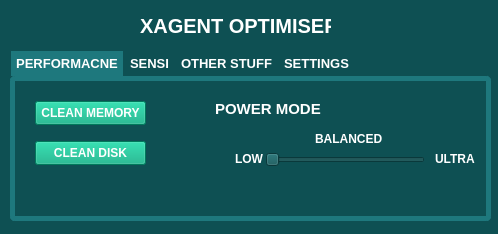
<?xml version="1.0" encoding="UTF-8"?>
<ui version="4.0">
 <class>MainWindow</class>
 <widget class="QMainWindow" name="MainWindow">
  <property name="geometry">
   <rect>
    <x>0</x>
    <y>0</y>
    <width>498</width>
    <height>234</height>
   </rect>
  </property>
  <property name="font">
   <font>
    <pointsize>11</pointsize>
   </font>
  </property>
  <property name="windowTitle">
   <string>MainWindow</string>
  </property>
  <property name="styleSheet">
   <string notr="true">background-color: rgb(14, 80, 83);</string>
  </property>
  <widget class="QWidget" name="centralwidget">
   <widget class="QLabel" name="label">
    <property name="geometry">
     <rect>
      <x>140</x>
      <y>10</y>
      <width>191</width>
      <height>31</height>
     </rect>
    </property>
    <property name="font">
     <font>
      <pointsize>15</pointsize>
      <bold>true</bold>
     </font>
    </property>
    <property name="styleSheet">
     <string notr="true">color: rgb(255, 255, 255);</string>
    </property>
    <property name="text">
     <string>XAGENT OPTIMISER</string>
    </property>
   </widget>
   <widget class="QTabWidget" name="tabWidget">
    <property name="geometry">
     <rect>
      <x>10</x>
      <y>50</y>
      <width>481</width>
      <height>171</height>
     </rect>
    </property>
    <property name="font">
     <font>
      <pointsize>10</pointsize>
      <bold>true</bold>
     </font>
    </property>
    <property name="whatsThis">
     <string>&lt;html&gt;&lt;head/&gt;&lt;body&gt;&lt;p&gt;&lt;br/&gt;&lt;/p&gt;&lt;/body&gt;&lt;/html&gt;</string>
    </property>
    <property name="styleSheet">
     <string notr="true">QTabBar::tab {
	border-color: rgb(0, 0, 0);
	border-color: rgb(0, 0, 0);
    background: rgb(14, 80, 83);
    color: white;
    padding: 5px;
    border: 1px solid #0E5053;
    border-bottom: none;
}

QTabBar::tab:selected {
    background: rgb(30, 120, 125);
    color: white;
}
QTabWidget::pane {
    border: 5px solid rgb(30, 120, 125); 
    border-radius: 5px;  
}
</string>
    </property>
    <property name="currentIndex">
     <number>0</number>
    </property>
    <widget class="QWidget" name="tab">
     <property name="font">
      <font>
       <pointsize>10</pointsize>
      </font>
     </property>
     <attribute name="title">
      <string>PERFORMACNE</string>
     </attribute>
     <widget class="QPushButton" name="pushButton">
      <property name="geometry">
       <rect>
        <x>20</x>
        <y>20</y>
        <width>111</width>
        <height>24</height>
       </rect>
      </property>
      <property name="font">
       <font>
        <bold>true</bold>
       </font>
      </property>
      <property name="styleSheet">
       <string notr="true">background-color: rgb(0, 170, 127);
color: rgb(255, 255, 255);</string>
      </property>
      <property name="text">
       <string>CLEAN MEMORY</string>
      </property>
     </widget>
     <widget class="QPushButton" name="pushButton_2">
      <property name="geometry">
       <rect>
        <x>20</x>
        <y>60</y>
        <width>111</width>
        <height>24</height>
       </rect>
      </property>
      <property name="font">
       <font>
        <bold>true</bold>
       </font>
      </property>
      <property name="styleSheet">
       <string notr="true">background-color: rgb(0, 170, 127);
color: rgb(255, 255, 255);</string>
      </property>
      <property name="text">
       <string>CLEAN DISK</string>
      </property>
     </widget>
     <widget class="QSlider" name="horizontalSlider">
      <property name="geometry">
       <rect>
        <x>250</x>
        <y>70</y>
        <width>160</width>
        <height>18</height>
       </rect>
      </property>
      <property name="orientation">
       <enum>Qt::Horizontal</enum>
      </property>
     </widget>
     <widget class="QLabel" name="label_2">
      <property name="geometry">
       <rect>
        <x>220</x>
        <y>70</y>
        <width>31</width>
        <height>16</height>
       </rect>
      </property>
      <property name="font">
       <font>
        <bold>true</bold>
       </font>
      </property>
      <property name="styleSheet">
       <string notr="true">color: rgb(255, 255, 255);</string>
      </property>
      <property name="text">
       <string>LOW</string>
      </property>
     </widget>
     <widget class="QLabel" name="label_3">
      <property name="geometry">
       <rect>
        <x>420</x>
        <y>70</y>
        <width>41</width>
        <height>16</height>
       </rect>
      </property>
      <property name="font">
       <font>
        <bold>true</bold>
       </font>
      </property>
      <property name="styleSheet">
       <string notr="true">color: rgb(255, 255, 255);</string>
      </property>
      <property name="text">
       <string>ULTRA</string>
      </property>
     </widget>
     <widget class="QLabel" name="label_4">
      <property name="geometry">
       <rect>
        <x>300</x>
        <y>50</y>
        <width>71</width>
        <height>16</height>
       </rect>
      </property>
      <property name="font">
       <font>
        <bold>true</bold>
       </font>
      </property>
      <property name="styleSheet">
       <string notr="true">color: rgb(255, 255, 255);</string>
      </property>
      <property name="text">
       <string>BALANCED</string>
      </property>
     </widget>
     <widget class="QLabel" name="label_5">
      <property name="geometry">
       <rect>
        <x>200</x>
        <y>20</y>
        <width>111</width>
        <height>16</height>
       </rect>
      </property>
      <property name="font">
       <font>
        <pointsize>11</pointsize>
        <bold>true</bold>
       </font>
      </property>
      <property name="styleSheet">
       <string notr="true">color: rgb(255, 255, 255);</string>
      </property>
      <property name="text">
       <string>POWER MODE</string>
      </property>
     </widget>
    </widget>
    <widget class="QWidget" name="tab_2">
     <property name="font">
      <font>
       <pointsize>11</pointsize>
      </font>
     </property>
     <attribute name="title">
      <string>SENSI</string>
     </attribute>
     <widget class="QPushButton" name="pushButton_3">
      <property name="geometry">
       <rect>
        <x>20</x>
        <y>20</y>
        <width>111</width>
        <height>24</height>
       </rect>
      </property>
      <property name="font">
       <font>
        <bold>true</bold>
       </font>
      </property>
      <property name="styleSheet">
       <string notr="true">background-color: rgb(0, 170, 127);
color: rgb(255, 255, 255);</string>
      </property>
      <property name="text">
       <string>OPTIMISE MOUSE</string>
      </property>
     </widget>
     <widget class="QPushButton" name="pushButton_4">
      <property name="geometry">
       <rect>
        <x>20</x>
        <y>60</y>
        <width>111</width>
        <height>24</height>
       </rect>
      </property>
      <property name="font">
       <font>
        <bold>true</bold>
       </font>
      </property>
      <property name="styleSheet">
       <string notr="true">background-color: rgb(0, 170, 127);
color: rgb(255, 255, 255);</string>
      </property>
      <property name="text">
       <string>CUSTOM HUD</string>
      </property>
     </widget>
     <widget class="QTabWidget" name="tabWidget_2">
      <property name="geometry">
       <rect>
        <x>200</x>
        <y>10</y>
        <width>251</width>
        <height>111</height>
       </rect>
      </property>
      <property name="font">
       <font>
        <bold>true</bold>
       </font>
      </property>
      <property name="styleSheet">
       <string notr="true">QTabBar::tab {
	border-color: rgb(0, 0, 0);
	border-color: rgb(0, 0, 0);
    background: rgb(14, 80, 83);
    color: white;
    padding: 5px;
    border: 1px solid #0E5053;
    border-bottom: none;
}

QTabBar::tab:selected {
    background: rgb(30, 120, 125);
    color: white;
}
QTabWidget::pane {
    border: 5px solid rgb(30, 120, 125); 
    border-radius: 5px;  
}
</string>
      </property>
      <property name="currentIndex">
       <number>0</number>
      </property>
      <widget class="QWidget" name="tab_3">
       <attribute name="title">
        <string>EXTERNAL AIMBOT</string>
       </attribute>
       <widget class="QPushButton" name="pushButton_5">
        <property name="geometry">
         <rect>
          <x>10</x>
          <y>10</y>
          <width>51</width>
          <height>24</height>
         </rect>
        </property>
        <property name="font">
         <font>
          <bold>true</bold>
         </font>
        </property>
        <property name="styleSheet">
         <string notr="true">background-color: rgb(0, 170, 127);
color: rgb(255, 255, 255);</string>
        </property>
        <property name="text">
         <string>OPEN</string>
        </property>
       </widget>
       <widget class="QPushButton" name="pushButton_6">
        <property name="geometry">
         <rect>
          <x>80</x>
          <y>10</y>
          <width>51</width>
          <height>24</height>
         </rect>
        </property>
        <property name="font">
         <font>
          <bold>true</bold>
         </font>
        </property>
        <property name="styleSheet">
         <string notr="true">background-color: rgb(0, 170, 127);
color: rgb(255, 255, 255);</string>
        </property>
        <property name="text">
         <string>CLOSE</string>
        </property>
       </widget>
       <widget class="QPushButton" name="pushButton_7">
        <property name="geometry">
         <rect>
          <x>160</x>
          <y>23</y>
          <width>61</width>
          <height>31</height>
         </rect>
        </property>
        <property name="font">
         <font>
          <bold>true</bold>
         </font>
        </property>
        <property name="styleSheet">
         <string notr="true">background-color: rgb(0, 170, 255);
color: rgb(255, 255, 255);</string>
        </property>
        <property name="text">
         <string>BUY</string>
        </property>
       </widget>
      </widget>
      <widget class="QWidget" name="tab_4">
       <attribute name="title">
        <string>INTERNAL AIMBOT</string>
       </attribute>
       <widget class="QPushButton" name="pushButton_8">
        <property name="geometry">
         <rect>
          <x>10</x>
          <y>10</y>
          <width>51</width>
          <height>24</height>
         </rect>
        </property>
        <property name="font">
         <font>
          <bold>true</bold>
         </font>
        </property>
        <property name="styleSheet">
         <string notr="true">background-color: rgb(0, 170, 127);
color: rgb(255, 255, 255);</string>
        </property>
        <property name="text">
         <string>INJECT</string>
        </property>
       </widget>
       <widget class="QPushButton" name="pushButton_9">
        <property name="geometry">
         <rect>
          <x>160</x>
          <y>23</y>
          <width>61</width>
          <height>31</height>
         </rect>
        </property>
        <property name="font">
         <font>
          <bold>true</bold>
         </font>
        </property>
        <property name="styleSheet">
         <string notr="true">background-color: rgb(0, 170, 255);
color: rgb(255, 255, 255);</string>
        </property>
        <property name="text">
         <string>BUY</string>
        </property>
       </widget>
       <widget class="QPushButton" name="pushButton_10">
        <property name="geometry">
         <rect>
          <x>80</x>
          <y>10</y>
          <width>51</width>
          <height>24</height>
         </rect>
        </property>
        <property name="font">
         <font>
          <bold>true</bold>
         </font>
        </property>
        <property name="styleSheet">
         <string notr="true">background-color: rgb(0, 170, 127);
color: rgb(255, 255, 255);</string>
        </property>
        <property name="text">
         <string>CLOSE</string>
        </property>
       </widget>
      </widget>
     </widget>
    </widget>
    <widget class="QWidget" name="tab_5">
     <attribute name="title">
      <string>OTHER STUFF</string>
     </attribute>
     <widget class="QTabWidget" name="tabWidget_3">
      <property name="geometry">
       <rect>
        <x>10</x>
        <y>10</y>
        <width>201</width>
        <height>111</height>
       </rect>
      </property>
      <property name="font">
       <font>
        <bold>true</bold>
       </font>
      </property>
      <property name="styleSheet">
       <string notr="true">QTabBar::tab {
	border-color: rgb(0, 0, 0);
	border-color: rgb(0, 0, 0);
    background: rgb(14, 80, 83);
    color: white;
    padding: 5px;
    border: 1px solid #0E5053;
    border-bottom: none;
}

QTabBar::tab:selected {
    background: rgb(30, 120, 125);
    color: white;
}
QTabWidget::pane {
    border: 5px solid rgb(30, 120, 125); 
    border-radius: 5px;  
}
</string>
      </property>
      <property name="currentIndex">
       <number>1</number>
      </property>
      <widget class="QWidget" name="tab_6">
       <attribute name="title">
        <string>EMULATORS</string>
       </attribute>
       <widget class="QPushButton" name="pushButton_11">
        <property name="geometry">
         <rect>
          <x>10</x>
          <y>10</y>
          <width>51</width>
          <height>24</height>
         </rect>
        </property>
        <property name="font">
         <font>
          <bold>true</bold>
         </font>
        </property>
        <property name="styleSheet">
         <string notr="true">background-color: rgb(0, 170, 127);
color: rgb(255, 255, 255);</string>
        </property>
        <property name="text">
         <string>MSI</string>
        </property>
       </widget>
       <widget class="QPushButton" name="pushButton_12">
        <property name="geometry">
         <rect>
          <x>80</x>
          <y>10</y>
          <width>81</width>
          <height>24</height>
         </rect>
        </property>
        <property name="font">
         <font>
          <bold>true</bold>
         </font>
        </property>
        <property name="styleSheet">
         <string notr="true">background-color: rgb(0, 170, 127);
color: rgb(255, 255, 255);</string>
        </property>
        <property name="text">
         <string>BLUESTACKS</string>
        </property>
       </widget>
       <widget class="QPushButton" name="pushButton_13">
        <property name="geometry">
         <rect>
          <x>10</x>
          <y>40</y>
          <width>81</width>
          <height>24</height>
         </rect>
        </property>
        <property name="font">
         <font>
          <bold>true</bold>
         </font>
        </property>
        <property name="styleSheet">
         <string notr="true">background-color: rgb(0, 170, 127);
color: rgb(255, 255, 255);</string>
        </property>
        <property name="text">
         <string>MEMU PLAY</string>
        </property>
       </widget>
      </widget>
      <widget class="QWidget" name="tab_7">
       <attribute name="title">
        <string>EMU HUDS</string>
       </attribute>
       <widget class="QPushButton" name="pushButton_14">
        <property name="geometry">
         <rect>
          <x>30</x>
          <y>20</y>
          <width>131</width>
          <height>41</height>
         </rect>
        </property>
        <property name="font">
         <font>
          <bold>true</bold>
         </font>
        </property>
        <property name="styleSheet">
         <string notr="true">background-color: rgb(0, 170, 127);
color: rgb(255, 255, 255);</string>
        </property>
        <property name="text">
         <string>DOWNLOAD</string>
        </property>
       </widget>
      </widget>
     </widget>
    </widget>
    <widget class="QWidget" name="tab_8">
     <attribute name="title">
      <string>SETTINGS</string>
     </attribute>
     <widget class="QPushButton" name="pushButton_15">
      <property name="geometry">
       <rect>
        <x>20</x>
        <y>20</y>
        <width>131</width>
        <height>24</height>
       </rect>
      </property>
      <property name="font">
       <font>
        <bold>true</bold>
       </font>
      </property>
      <property name="styleSheet">
       <string notr="true">background-color: rgb(27, 67, 68);
color: rgb(255, 255, 255);</string>
      </property>
      <property name="text">
       <string>CHECK FOR UPDATES</string>
      </property>
     </widget>
    </widget>
   </widget>
  </widget>
 </widget>
 <resources/>
 <connections/>
</ui>
